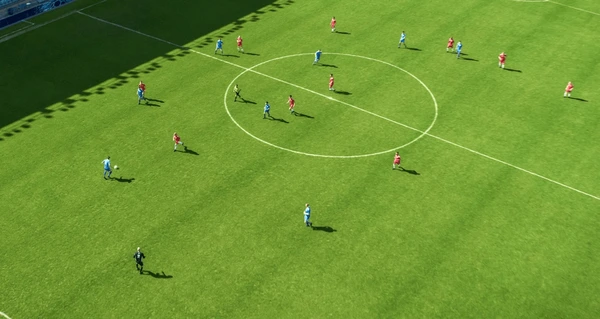
#> input picture data/test-soccer.png, 600 x 319 px
$ python test_with_image.py
#> lines starting #> are read from the running program, lines starting #| are printed output that depends on the picture; after the words box and inside, x2 and y2 are one past the last pixel; in counts of white or black regions, pixels touching at a corner belong together
### src/utils.py
"""
Utility functions for the SoccerVision project.
"""

import cv2
import numpy as np
import os
import matplotlib.pyplot as plt

def load_image(image_path):
    """
    Load an image from the specified path.

    Args:
        image_path (str): Path to the image file.

    Returns:
        numpy.ndarray: Loaded image in BGR format.

    Raises:
        FileNotFoundError: If the image file does not exist.
        Exception: If the image cannot be loaded.
    """
#> called with image_path = 'data/test-soccer.png'
    if not os.path.exists(image_path):
        raise FileNotFoundError(f"Image file not found: {image_path}")

    image = cv2.imread(image_path)
#> image is the input picture: shape (319, 600, 3); mean B, G, R 48.4, 147.7, 108.9
    if image is None:
        raise Exception(f"Failed to load image: {image_path}")

    return image

def save_image(image, output_path):
    """
    Save an image to the specified path.

    Args:
        image (numpy.ndarray): Image to save.
        output_path (str): Path where the image will be saved.

    Returns:
        bool: True if the image was saved successfully, False otherwise.
    """
    directory = os.path.dirname(output_path)
    if not os.path.exists(directory):
        os.makedirs(directory)

    return cv2.imwrite(output_path, image)

# [145 lines left out: functions visualize_results, draw_field_lines, not called in this run]

### src/field_detection.py
"""
Field detection module for the SoccerVision project.

This module contains functions for detecting and segmenting the soccer field
from an input image using color-based thresholding and edge detection.
"""

import cv2
import numpy as np

def detect_field_hsv(image, debug=False):
    """
    Detect the soccer field using HSV color thresholding.

    Args:
        image (numpy.ndarray): Input image in BGR format.
        debug (bool): If True, return intermediate results for debugging.

    Returns:
        numpy.ndarray: Binary mask of the field (255 for field pixels, 0 for non-field).
        dict (optional): Dictionary containing intermediate results for debugging.
    """
#> called with debug = True
    # Convert BGR to HSV
    hsv = cv2.cvtColor(image, cv2.COLOR_BGR2HSV)
#> hsv: shape (319, 600, 3); mean H, S, V 42.8, 173.7, 148

    # Define range of green color in HSV
    # TODO: Make these thresholds configurable or adaptive based on the image
    lower_green = np.array([35, 50, 50])
    upper_green = np.array([90, 255, 255])

    # Threshold the HSV image to get only green colors
    mask = cv2.inRange(hsv, lower_green, upper_green)
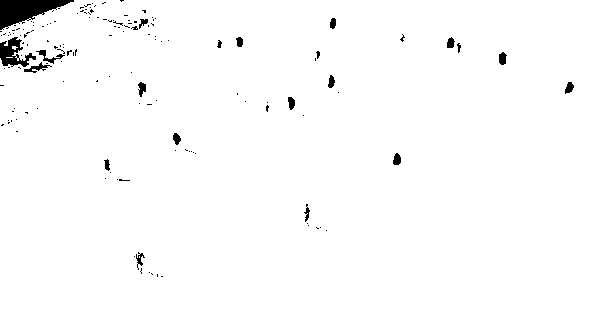
#> mask: shape (319, 600); 98.3% white; 149 black regions (128 under 20 px), largest, box (x1, y1, x2, y2) and area: (0, 0, 74, 30) 1169, (0, 37, 36, 67) 526, (36, 50, 65, 64) 111

    # Apply morphological operations to clean up the mask
    kernel = np.ones((5, 5), np.uint8)
    mask = cv2.morphologyEx(mask, cv2.MORPH_OPEN, kernel)
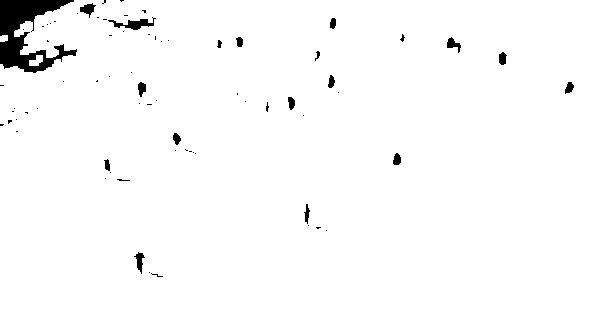
#> mask: shape (319, 600); 97.8% white; 72 black regions (54 under 20 px), largest, box (x1, y1, x2, y2) and area: (0, 0, 77, 73) 2640, (108, 17, 156, 30) 247, (80, 3, 96, 18) 118
    mask = cv2.morphologyEx(mask, cv2.MORPH_CLOSE, kernel)
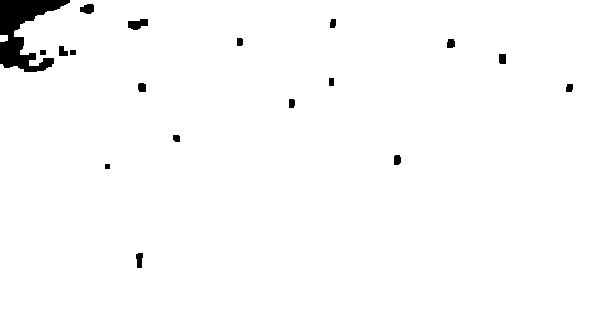
#> mask: shape (319, 600); 98.2% white; 18 black regions

    # Find the largest contour (assuming it's the field)
    contours, _ = cv2.findContours(mask, cv2.RETR_EXTERNAL, cv2.CHAIN_APPROX_SIMPLE)
#> contours = 2 contours; box (x1, y1, x2, y2) and area: (0, 0, 600, 319) 188024, (0, 35, 8, 42) 40

    if contours:
        # Find the largest contour by area
        largest_contour = max(contours, key=cv2.contourArea)
#> largest_contour = contour of 104 points, box (x1, y1, x2, y2) (0, 0, 600, 319), area 188024

        # Create a new mask with only the largest contour
        field_mask = np.zeros_like(mask)
        cv2.drawContours(field_mask, [largest_contour], 0, 255, -1)
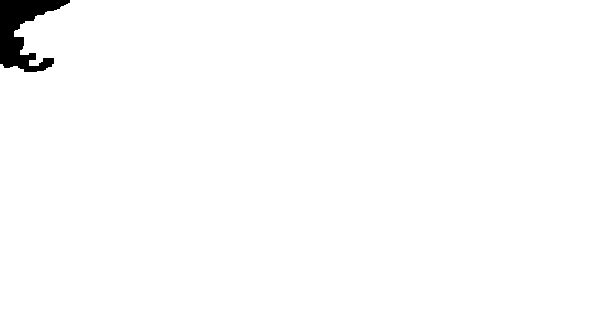
#> field_mask: shape (319, 600); 98.7% white; 1 black region, box (x1, y1, x2, y2) and area: (0, 0, 70, 72) 2408

        # Fill holes in the mask
        field_mask = cv2.morphologyEx(field_mask, cv2.MORPH_CLOSE, kernel)
    else:
        # If no contours found, return the original mask
        field_mask = mask

    if debug:
        debug_info = {
            'hsv': hsv,
            'initial_mask': mask,
            'field_mask': field_mask,
            'contours': contours
        }
        return field_mask, debug_info

    return field_mask

# [864 lines left out: functions gaussian_kernel, conv, partial_x, partial_y, gradient, non_maximum_suppression and 11 more, not called in this run]

### src/main.py
"""
Main module for the SoccerVision project.

This module ties all the components together and provides a command-line interface
for processing soccer images.
"""

import os
import argparse
import cv2
import numpy as np
import time

from src.utils import load_image, save_image, visualize_results
from src.field_detection import detect_field_hsv, detect_field_edges, detect_field_lines
from src.player_detection import detect_players
from src.team_classification import classify_teams
from src.ball_detection import detect_ball
from src.mapping import map_to_2d

def process_image(image_path, output_dir, debug=False, player_detection_method='hog',
                 field_detection_method='hsv', ball_detection_method='hough'):
    """
    Process a soccer image and generate a 2D top-down mapping.

    Args:
        image_path (str): Path to the input image.
        output_dir (str): Directory to save the output.
        debug (bool): If True, save intermediate results for debugging.
        player_detection_method (str): Method to use for player detection ('hog' or 'yolo').
        field_detection_method (str): Method to use for field detection ('hsv' or 'edge').
        ball_detection_method (str): Method to use for ball detection ('hough' or 'color').

    Returns:
        dict: Dictionary containing the results of the processing.
    """
    # Create output directory if it doesn't exist
    if not os.path.exists(output_dir):
        os.makedirs(output_dir)

    # Load the image
    print(f"Loading image: {image_path}")
    image = load_image(image_path)

    # Get the base filename without extension
    base_filename = os.path.splitext(os.path.basename(image_path))[0]

    # Step 1: Field detection
    print("Step 1: Detecting the field...")
    start_time = time.time()

    if field_detection_method.lower() == 'hsv':
        if debug:
            field_mask, field_debug = detect_field_hsv(image, debug=True)
#> field_debug = 4 items
            # Save field detection debug images
            save_image(field_debug['initial_mask'], os.path.join(output_dir, f"{base_filename}_field_initial_mask.jpg"))
            save_image(field_debug['field_mask'], os.path.join(output_dir, f"{base_filename}_field_mask.jpg"))
        else:
            field_mask = detect_field_hsv(image)
    elif field_detection_method.lower() == 'edge':
        if debug:
            field_mask, field_debug = detect_field_edges(image, debug=True)
            # Save field detection debug images
            save_image(field_debug['edges'], os.path.join(output_dir, f"{base_filename}_field_edges.jpg"))
            save_image(field_debug['line_mask'], os.path.join(output_dir, f"{base_filename}_field_line_mask.jpg"))
            save_image(field_debug['field_mask'], os.path.join(output_dir, f"{base_filename}_field_mask.jpg"))
        else:
            field_mask = detect_field_edges(image)
    else:
        raise ValueError(f"Unknown field detection method: {field_detection_method}")

    field_detection_time = time.time() - start_time
    print(f"Field detection completed in {field_detection_time:.2f} seconds")

    # Save the field mask
    save_image(field_mask, os.path.join(output_dir, f"{base_filename}_field_mask.jpg"))

    # Step 2: Player detection
    print("Step 2: Detecting players...")
    start_time = time.time()

    if debug:
        player_boxes, player_debug = detect_players(image, player_detection_method, field_mask, debug=True)
        # Save player detection debug images
        save_image(player_debug['detection_image'], os.path.join(output_dir, f"{base_filename}_player_detection.jpg"))
        save_image(player_debug['final_image'], os.path.join(output_dir, f"{base_filename}_player_detection_final.jpg"))
    else:
        player_boxes = detect_players(image, player_detection_method, field_mask)

    player_detection_time = time.time() - start_time
    print(f"Player detection completed in {player_detection_time:.2f} seconds")
    print(f"Detected {len(player_boxes)} players")

    # Step 3: Team classification
    print("Step 3: Classifying teams...")
    start_time = time.time()

    # Check if any players were detected
    if len(player_boxes) > 0:
        if debug:
            team_labels, team_debug = classify_teams(image, player_boxes, debug=True)
            # Save team classification debug images
            save_image(team_debug['team_image'], os.path.join(output_dir, f"{base_filename}_team_classification.jpg"))
        else:
            team_labels = classify_teams(image, player_boxes)
    else:
        # If no players were detected, create an empty team_labels list
        team_labels = []
        if debug:
            # Create a dummy debug info
            team_debug = {'team_image': image.copy()}

    team_classification_time = time.time() - start_time
    print(f"Team classification completed in {team_classification_time:.2f} seconds")

    # Step 4: Ball detection
    print("Step 4: Detecting the ball...")
    start_time = time.time()

    if debug:
        ball_position, ball_debug = detect_ball(image, ball_detection_method, field_mask, debug=True)
        # Save ball detection debug images
        if ball_position is not None:
            save_image(ball_debug['detection_image'], os.path.join(output_dir, f"{base_filename}_ball_detection.jpg"))
    else:
        ball_position = detect_ball(image, ball_detection_method, field_mask)

    ball_detection_time = time.time() - start_time
    print(f"Ball detection completed in {ball_detection_time:.2f} seconds")
    if ball_position is not None:
        print(f"Ball detected at position: {ball_position}")
    else:
        print("Ball not detected")

    # Step 5: 2D mapping
    print("Step 5: Generating 2D mapping...")
    start_time = time.time()

    try:
        # Only attempt mapping if players were detected
        if len(player_boxes) > 0:
            if debug:
                top_down_view, mapping_debug = map_to_2d(image, field_mask, player_boxes, team_labels, ball_position, debug=True)
                # Save mapping debug images
                save_image(mapping_debug['corners_image'], os.path.join(output_dir, f"{base_filename}_field_corners.jpg"))
                save_image(mapping_debug['field_template'], os.path.join(output_dir, f"{base_filename}_field_template.jpg"))
            else:
                top_down_view = map_to_2d(image, field_mask, player_boxes, team_labels, ball_position)

            # Save the 2D mapping
            save_image(top_down_view, os.path.join(output_dir, f"{base_filename}_2d_mapping.jpg"))
        else:
            # If no players were detected, create a dummy top-down view
            from src.utils import draw_field_lines
            field_width = 105  # meters
            field_height = 68  # meters
            scale = 10  # pixels per meter
            top_down_view = np.zeros((int(field_height * scale), int(field_width * scale), 3), dtype=np.uint8)
            top_down_view = draw_field_lines(top_down_view, scale)
            save_image(top_down_view, os.path.join(output_dir, f"{base_filename}_2d_mapping.jpg"))
            print("No players detected, creating empty 2D mapping")

        mapping_time = time.time() - start_time
        print(f"2D mapping completed in {mapping_time:.2f} seconds")

        # Step 6: Visualize results
        print("Step 6: Visualizing results...")
        visualization_path = os.path.join(output_dir, f"{base_filename}_visualization.jpg")
        visualize_results(image, field_mask, player_boxes, team_labels, ball_position, top_down_view, visualization_path)
        print(f"Results visualization saved to: {visualization_path}")

        # Return the results
        results = {
            'field_mask': field_mask,
            'player_boxes': player_boxes,
            'team_labels': team_labels,
            'ball_position': ball_position,
            'top_down_view': top_down_view,
            'timing': {
                'field_detection': field_detection_time,
                'player_detection': player_detection_time,
                'team_classification': team_classification_time,
                'ball_detection': ball_detection_time,
                'mapping': mapping_time
            }
        }

        return results

    except Exception as e:
        print(f"Error during 2D mapping: {e}")
        # If mapping fails, still visualize the detections
        visualization_path = os.path.join(output_dir, f"{base_filename}_detections.jpg")

        # Create a simple visualization without the 2D mapping
        result_image = image.copy()

        # Draw player bounding boxes and team labels
        for i, (x, y, w, h) in enumerate(player_boxes):
            if i < len(team_labels):  # Make sure we have a team label for this player
                color = (0, 0, 255) if team_labels[i] == 0 else (255, 0, 0)
                cv2.rectangle(result_image, (x, y), (x + w, y + h), color, 2)
                cv2.putText(result_image, f"Team {'A' if team_labels[i] == 0 else 'B'}",
                           (x, y - 10), cv2.FONT_HERSHEY_SIMPLEX, 0.5, color, 2)

        # Draw ball position
        if ball_position is not None:
            x, y = ball_position
            cv2.circle(result_image, (x, y), 10, (0, 255, 255), -1)

        save_image(result_image, visualization_path)
        print(f"Detections visualization saved to: {visualization_path}")

        # Return partial results
        results = {
            'field_mask': field_mask,
            'player_boxes': player_boxes,
            'team_labels': team_labels,
            'ball_position': ball_position,
            'error': str(e),
            'timing': {
                'field_detection': field_detection_time,
                'player_detection': player_detection_time,
                'team_classification': team_classification_time,
                'ball_detection': ball_detection_time
            }
        }

        return results

# [23 lines left out: function main, not called in this run]

# [2 lines that do not run on import are left out]

### src/player_detection.py
"""
Player detection module for the SoccerVision project.

This module contains functions for detecting players in soccer images
using HOG-based and deep learning-based methods.
"""

import cv2
import numpy as np

def detect_players_hog(image, field_mask=None, debug=False):
    """
    Detect players using HOG (Histogram of Oriented Gradients) detector.

    Args:
        image (numpy.ndarray): Input image in BGR format.
        field_mask (numpy.ndarray, optional): Binary mask of the field to limit detection area.
        debug (bool): If True, return intermediate results for debugging.

    Returns:
        list: List of player bounding boxes in the format [(x, y, w, h), ...].
        dict (optional): Dictionary containing intermediate results for debugging.
    """
#> called with debug = True
    # Initialize HOG detector
    hog = cv2.HOGDescriptor()
    hog.setSVMDetector(cv2.HOGDescriptor_getDefaultPeopleDetector())

    # Apply field mask if provided
    if field_mask is not None:
        # Create a copy of the image
        masked_image = image.copy()
        # Set pixels outside the field to black
        masked_image[field_mask == 0] = [0, 0, 0]
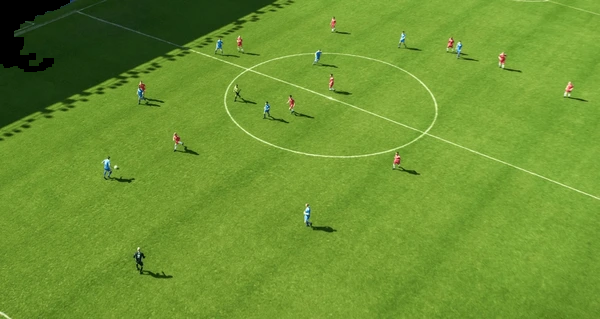
#> masked_image: shape (319, 600, 3); 1.26% of pixels changed, all inside (x1, y1, x2, y2) = (0, 0, 70, 72)
    else:
        masked_image = image

    # Detect people in the image
    # TODO: Tune these parameters for better detection
    boxes, weights = hog.detectMultiScale(
        masked_image,
        winStride=(4, 4),
        padding=(8, 8),
        scale=1.05
    )
#> boxes = (); weights = ()

    # Filter out detections with low confidence
    # TODO: Make this threshold configurable
    confidence_threshold = 0.3
    filtered_boxes = []

    for i, (x, y, w, h) in enumerate(boxes):
        if weights[i] > confidence_threshold:
            # If field mask is provided, check if the detection is on the field
            if field_mask is not None:
                # Check if the bottom center of the bounding box is on the field
                bottom_center_x = x + w // 2
                bottom_center_y = y + h

                # Ensure coordinates are within image bounds
                if (0 <= bottom_center_x < field_mask.shape[1] and
                    0 <= bottom_center_y < field_mask.shape[0]):
                    if field_mask[bottom_center_y, bottom_center_x] > 0:
                        filtered_boxes.append((x, y, w, h))
            else:
                filtered_boxes.append((x, y, w, h))
#> this loop made 0 passes
#> after the loop, filtered_boxes = []

    if debug:
        # Create a visualization of the detections
        detection_image = image.copy()
        for (x, y, w, h) in filtered_boxes:
            cv2.rectangle(detection_image, (x, y), (x + w, y + h), (0, 255, 0), 2)

        debug_info = {
            'masked_image': masked_image,
            'all_boxes': boxes,
            'weights': weights,
            'filtered_boxes': filtered_boxes,
            'detection_image': detection_image
        }
        return filtered_boxes, debug_info

    return filtered_boxes

# [26 lines left out: function detect_players_yolo, not called in this run]

def non_max_suppression(boxes, overlap_threshold=0.3):
    """
    Apply non-maximum suppression to eliminate redundant overlapping bounding boxes.

    Args:
        boxes (list): List of bounding boxes in the format [(x, y, w, h), ...].
        overlap_threshold (float): Threshold for considering boxes as overlapping.

    Returns:
        list: Filtered list of bounding boxes.
    """
    if len(boxes) == 0:
        return []

    # Convert (x, y, w, h) to (x1, y1, x2, y2)
    boxes_xyxy = []
    for x, y, w, h in boxes:
        boxes_xyxy.append([x, y, x + w, y + h])

    boxes_xyxy = np.array(boxes_xyxy)

    # Extract coordinates
    x1 = boxes_xyxy[:, 0]
    y1 = boxes_xyxy[:, 1]
    x2 = boxes_xyxy[:, 2]
    y2 = boxes_xyxy[:, 3]

    # Calculate area of each box
    area = (x2 - x1 + 1) * (y2 - y1 + 1)

    # Sort boxes by bottom-right y-coordinate
    idxs = np.argsort(y2)

    pick = []
    while len(idxs) > 0:
        # Pick the last box (highest y2) and add its index to the list
        last = len(idxs) - 1
        i = idxs[last]
        pick.append(i)

        # Find the intersection with all other boxes
        xx1 = np.maximum(x1[i], x1[idxs[:last]])
        yy1 = np.maximum(y1[i], y1[idxs[:last]])
        xx2 = np.minimum(x2[i], x2[idxs[:last]])
        yy2 = np.minimum(y2[i], y2[idxs[:last]])

        # Calculate width and height of the intersection
        w = np.maximum(0, xx2 - xx1 + 1)
        h = np.maximum(0, yy2 - yy1 + 1)

        # Calculate intersection area
        overlap = (w * h) / area[idxs[:last]]

        # Delete all indexes from the index list that have overlap greater than the threshold
        idxs = np.delete(idxs, np.concatenate(([last], np.where(overlap > overlap_threshold)[0])))

    # Convert back to (x, y, w, h) format
    result = []
    for i in pick:
        x, y, x2, y2 = boxes_xyxy[i]
        w = x2 - x
        h = y2 - y
        result.append((int(x), int(y), int(w), int(h)))

    return result

def detect_players(image, method='hog', field_mask=None, debug=False):
    """
    Detect players in a soccer image using the specified method.

    Args:
        image (numpy.ndarray): Input image in BGR format.
        method (str): Detection method to use ('hog' or 'yolo').
        field_mask (numpy.ndarray, optional): Binary mask of the field to limit detection area.
        debug (bool): If True, return intermediate results for debugging.

    Returns:
        list: List of player bounding boxes in the format [(x, y, w, h), ...].
        dict (optional): Dictionary containing intermediate results for debugging.
    """
    if method.lower() == 'hog':
        boxes, debug_info = detect_players_hog(image, field_mask, True)
#> boxes = []; debug_info = 5 items
    elif method.lower() == 'yolo':
        boxes, debug_info = detect_players_yolo(image, field_mask, True)
    else:
        raise ValueError(f"Unknown player detection method: {method}")

    # Apply non-maximum suppression to eliminate redundant detections
    filtered_boxes = non_max_suppression(boxes)
#> filtered_boxes = []

    if debug:
        # Create a visualization of the final detections
        final_image = image.copy()
        for (x, y, w, h) in filtered_boxes:
            cv2.rectangle(final_image, (x, y), (x + w, y + h), (0, 255, 0), 2)

        debug_info['filtered_boxes'] = filtered_boxes
        debug_info['final_image'] = final_image
        return filtered_boxes, debug_info

    return filtered_boxes

### test_with_image.py
"""
Test script for the SoccerVision package using a real image.

This script processes the test-soccer.png image using the SoccerVision pipeline.
"""

import os
import sys

# Add the current directory to the Python path
sys.path.append(os.path.dirname(os.path.abspath(__file__)))

# Import the process_image function from the main module
from src.main import process_image

def main():
    """
    Main function to test the SoccerVision system with a real image.
    """
    # Path to the test image
    image_path = 'data/test-soccer.png'

    # Output directory
    output_dir = 'output'

    # Process the image with debug mode enabled
    print(f"Processing image: {image_path}")
    results = process_image(
        image_path=image_path,
        output_dir=output_dir,
        debug=True,
        player_detection_method='hog',
        field_detection_method='hsv',
        ball_detection_method='hough'
    )
#> in process_image, `player_boxes, player_debug = detect_players(image, player_detection_me..`: player_debug = 6 items
#| Detected 0 players

    print("\nProcessing completed!")
    print(f"Results saved to: {output_dir}")

    # Print some statistics
    print("\nStatistics:")
    print(f"Number of players detected: {len(results['player_boxes'])}")
    print(f"Ball detected: {'Yes' if results['ball_position'] is not None else 'No'}")

    if 'timing' in results:
        print("\nTiming information:")
        for step, time in results['timing'].items():
            print(f"  {step}: {time:.2f} seconds")

if __name__ == '__main__':
#> (the run stopped early here; a loop or call above may not have finished)
